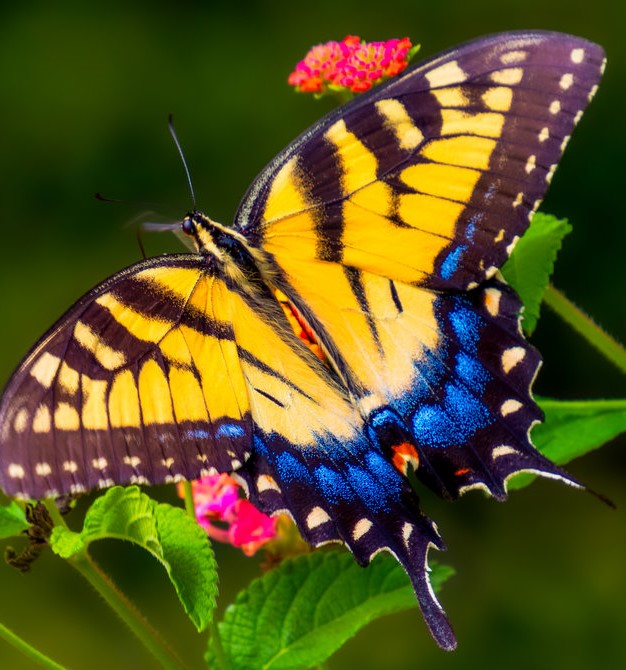
#> input picture CAVA/lab1/butterfly.jpeg, 626 x 670 px
$ jupyter execute --allow-errors 'Laborator 1 CAVA.ipynb'
#> lines starting #> are read from the running program, lines starting #| are printed output that depends on the picture; after the words box and inside, x2 and y2 are one past the last pixel; in counts of white or black regions, pixels touching at a corner belong together
<h1><center>Laborator 1</center></h1>

### 1.1 + 1.2 Importuri necesare

[cell 1]
import os

import numpy as np
import cv2 as cv
import matplotlib.pyplot as plt

### 1.3 Citire si afisare imagine color

[cell 2]
img = cv.imread("butterfly.jpeg")
#> img is the input picture: shape (670, 626, 3); mean B, G, R 31.9, 84.1, 88.6
cv.imshow("Fluture galben",img)
cv.waitKey(0)
cv.destroyAllWindows()

### 1.4 Citire si afisare imagine gray

[cell 3]
img = cv.imread("butterfly.jpeg",cv.IMREAD_GRAYSCALE)
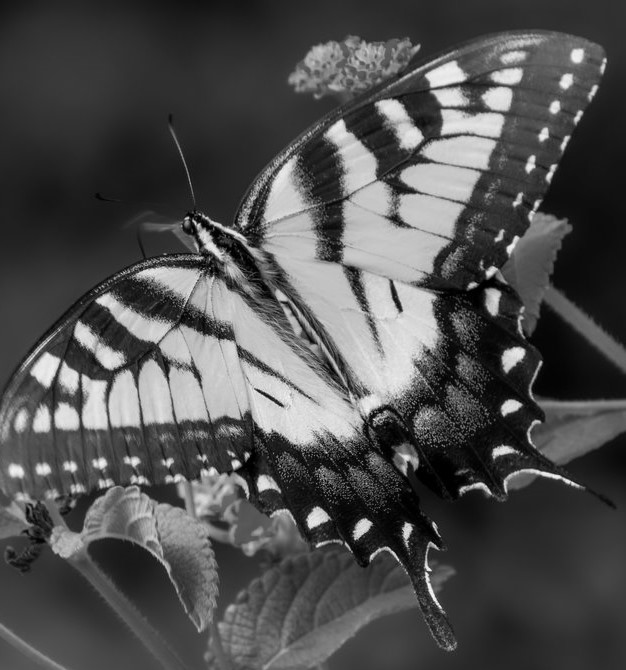
#> img: shape (670, 626); min 0, max 253, mean 79.5
cv.imshow("Fluture gray",img)
cv.waitKey(0)
cv.destroyAllWindows()

### Dimensiune imagine

[cell 4]
H, W = img.shape
#> H = 670; W = 626
print(H,W)
#| 670 626

### Redimensionare imagine

[cell 5]
img = cv.resize(img,(1000, 1000))
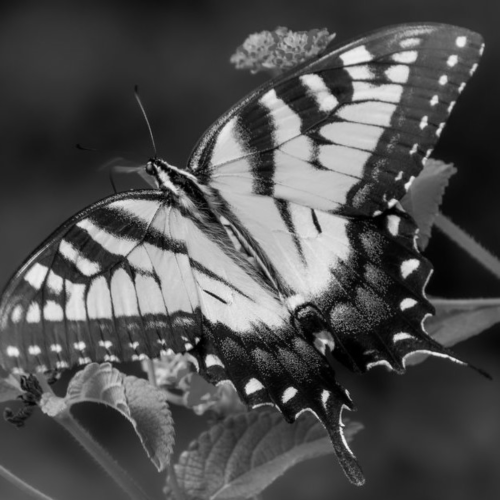
#> img: shape (1000, 1000) (shown at 1/2 size); min 0, max 252, mean 79.4
H, W = img.shape
#> H = 1000; W = 1000
print(H,W)
#| 1000 1000
cv.imshow("Fluture gray redimensionat",img)
cv.waitKey(0)
cv.destroyAllWindows()

### 1.6 a)

#> (a cell that did not finish here is left out)

[cell 7]
v = img.flatten()
x = np.sort(v)
print(x)
#> (printed output is left out)

plt.plot(np.arange(len(x)), x)
plt.show()
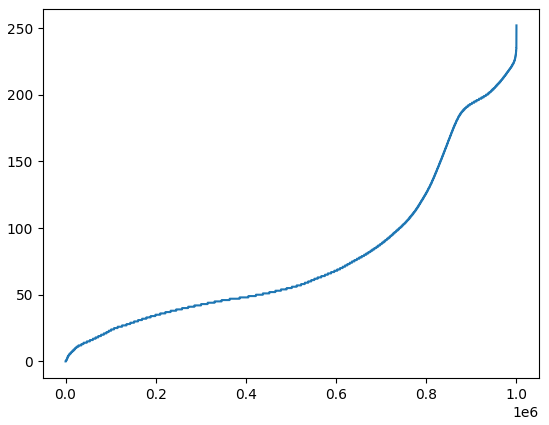
#> figure drawn by matplotlib, 1 panel; curve peaks at x = 999999, y = 252

### 1.6 b)

[cell 8]
img = cv.resize(img, (100, 100))
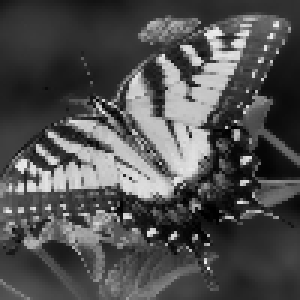
#> img: shape (100, 100) (shown 3 times larger); min 0, max 237, mean 79.5
H, W = img.shape
#> H = 100; W = 100
print(H, W)
#| 100 100
cv.imshow('Fluture gray redimensionat', img)
cv.waitKey(0)
cv.destroyAllWindows()

### 1.6 c)

[cell 9]
t = np.median(x)
#> t = 55
print(t)
#| 55.0

### 1.6 d)

[cell 10]
B = img.copy()
B[B < t] = 0
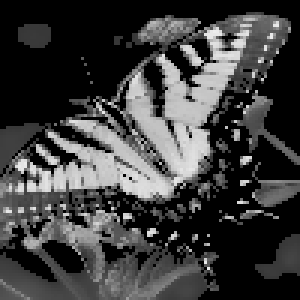
#> B: shape (100, 100) (shown 3 times larger); min 0, max 237, mean 62.1
B[B >= t] = 255
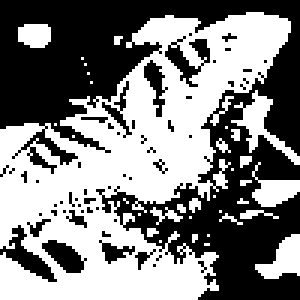
#> B: shape (100, 100) (shown 3 times larger); 51.1% white; 55 black regions (48 under 20 px), largest, box (x1, y1, x2, y2) and area: (0, 0, 100, 100) 4250, (0, 75, 19, 94) 114, (55, 12, 70, 29) 103

cv.imshow('test', B)
cv.waitKey(0)
cv.destroyAllWindows()

### 1.6 e)

[cell 11]
C = img.copy()
eMediu = img.mean()
#> eMediu = 79.53
C = img - eMediu
C[C < 0] = 0
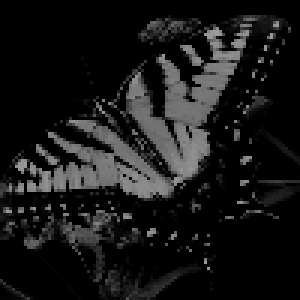
#> C: shape (100, 100) float64 (shown 3 times larger); min 0, max 157.5, mean 23.9
C = np.uint8(C)

cv.imshow('test', C)
cv.waitKey(0)
cv.destroyAllWindows()

### 1.6 f)

[cell 12]
iMin = img.min()
#> iMin = 0
print(iMin)
#| 0

l, c = np.where(img == iMin)
#> l = [69, 69, 70, 71, 71, 72, 72]; c = [70, 71, 71, 67, 68, 68, 69]
print(l, c)
#| [69 69 70 71 71 72 72] [70 71 71 67 68 68 69]

### 1.7 a) + b)

[cell 13]
dir = 'colectiiImagini/set1/'

#> (the rest of this cell did not finish here and is left out)

[cell 14]
colorImg = []
grayImg = []

#> (the rest of this cell did not finish here and is left out)

### 1.7 c)

[cell 15]
X = np.uint8(np.std(grayImg, axis=0))
cv.imshow("img deviatie standard", X)
cv.waitKey(0)
cv.destroyAllWindows()
print(X)

### 1.7 d)

#> (a cell that did not finish here is left out)

### 1.8

[cell 17]
img = cv.imread('butterfly.jpeg')
dim = 20
print(img.shape)
#| (670, 626, 3)
H, W, channels = img.shape
#> H = 670; W = 626; channels = 3

y = np.random.randint(0, H - dim, size=500)
x = np.random.randint(0, W - dim, size=500)

crop = img[250:250 + dim, 250:250 + dim, :].copy()
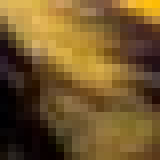
#> crop: shape (20, 20, 3) (shown 8 times larger); mean B, G, R 42.7, 86.9, 114.8
print(crop.shape)
#| (20, 20, 3)
dist = np.zeros(500)
for i in range(0, 500):
    patch = img[y[i]:y[i] + dim, x[i]:x[i] + dim, :].copy()
    dist[i] = np.sqrt(np.sum((patch - crop)) ** 2)
#> this loop made 500 passes
#> pass 3, `patch = img[y[i]:y[i] + dim, x[i]:x[i] + dim, :].copy()`:
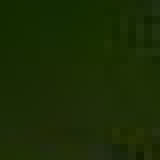
#> patch: shape (20, 20, 3) (shown 8 times larger); mean B, G, R 4.9, 43.4, 26.8
#> after the loop, dist = 500 values, max 203170 at index 13, min 105969 at index 363, mean 174945.4
# print(dist)
index = np.argmin(dist)
#> index = 363
print("index =", str(index))
#| index = 363

imgNew = img.copy()
imgNew[250:250 + dim, 250:250 + dim, :] = img[y[index]:y[index] + dim, x[index]:x[index] + dim, :]
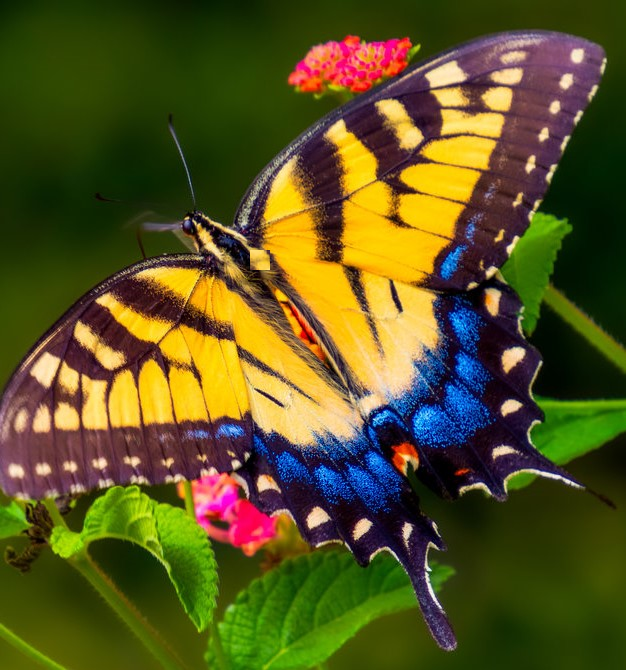
#> imgNew: shape (670, 626, 3); 0.1% of pixels changed, all inside (x1, y1, x2, y2) = (250, 250, 270, 270)

cv.imshow("img veche", img)
cv.imshow("img noua", imgNew)
cv.waitKey(0)
cv.destroyAllWindows()
